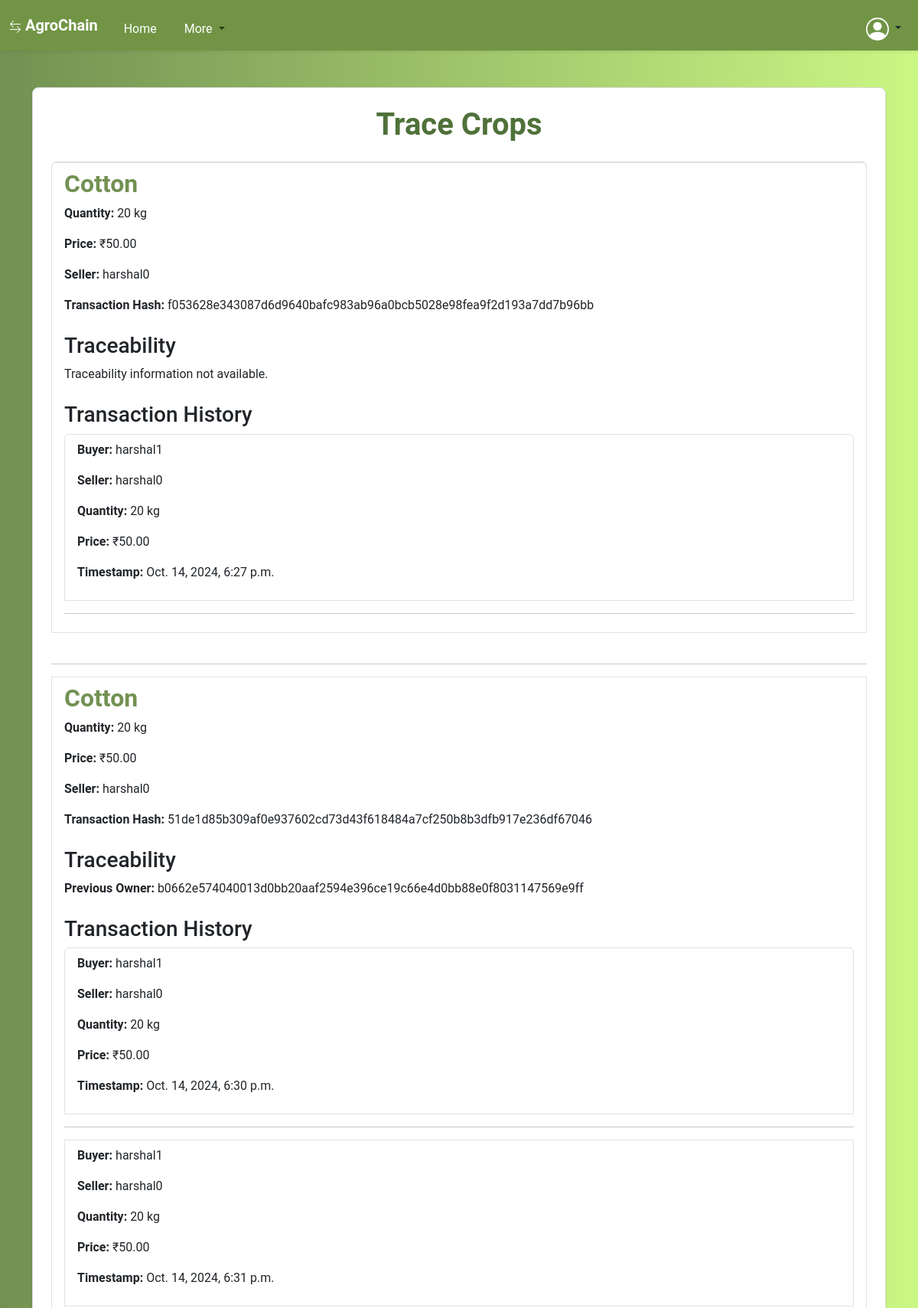
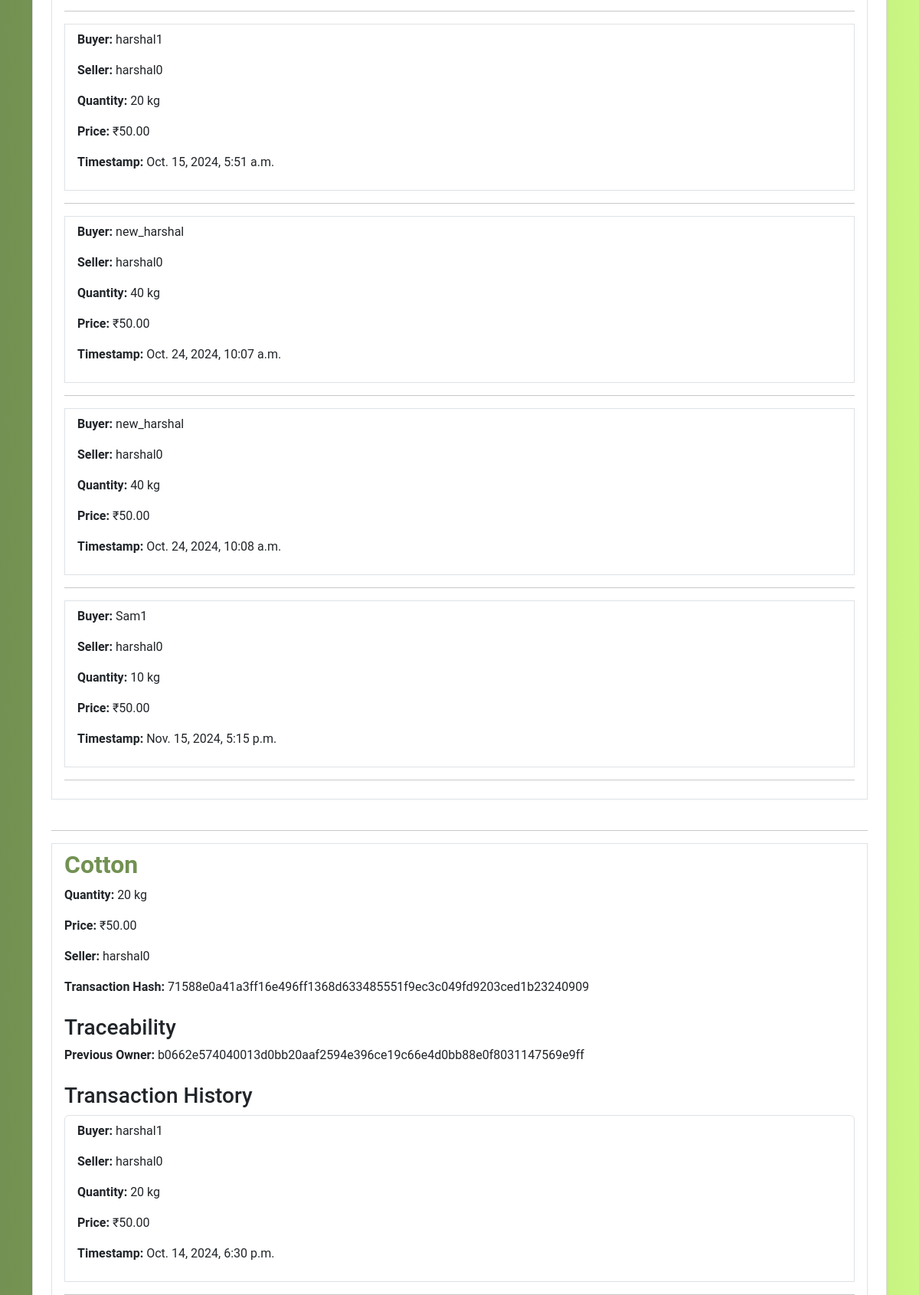
The app's page /trace_crops/ (signed in, upper part) with its own data (2 pictures, top to bottom).
### supply_chain/models.py (models this page shows, shortened)
class PurchasedCrop(models.Model):
    seller = models.ForeignKey(settings.AUTH_USER_MODEL, related_name='sold_crops', on_delete=models.CASCADE)
    buyer = models.ForeignKey(settings.AUTH_USER_MODEL, related_name='purchased_crops', on_delete=models.CASCADE)
    crop = models.ForeignKey(Crop, on_delete=models.CASCADE)
    quantity = models.PositiveIntegerField()
    price = models.DecimalField(max_digits=10, decimal_places=2)
    transaction_hash = models.CharField(max_length=255)
    timestamp = models.DateTimeField(auto_now_add=True)

class Crop(models.Model):
    name = models.CharField(max_length=100)
    quantity = models.FloatField()
    price = models.FloatField()  # Price for public visibility
    specific_user_price = models.FloatField(blank=True, null=True)  # Price for specific users
    current_owner = models.ForeignKey(settings.AUTH_USER_MODEL, on_delete=models.CASCADE, related_name='owned_crops')
    status = models.CharField(max_length=20, choices=[('listed', 'Listed'), ('sold', 'Sold')])
    current_stage = models.CharField(max_length=100, default='Listed by Farmer')
    transaction_hash = models.CharField(max_length=64, blank=True, null=True)
    allowed_users = models.ManyToManyField(settings.AUTH_USER_MODEL, related_name='allowed_crops', blank=True)
    visibility = models.CharField(max_length=10, choices=[('public', 'Public'), ('private', 'Private')], default='public')
    price_in_tokens = models.FloatField(blank=True, null=True, help_text='Optional: Price in tokens for the crop.')
    token_currency_enabled = models.BooleanField(default=False, help_text='Is token currency enabled for this crop?')

class CustomUser(AbstractUser):
    ROLE_CHOICES = [
        ('FARMER', 'Farmer'),
        ('DISTRIBUTOR', 'Distributor'),
        ('CONSUMER', 'Consumer'),
    ]
    role = models.CharField(max_length=100, choices=ROLE_CHOICES)
    profile_picture = models.ImageField(upload_to='profile_pictures/', default='default_profile.png', blank=True)
    balance = models.DecimalField(max_digits=10, decimal_places=2, default=100000)  # 2 decimal points for tokens

class Transaction(models.Model):
    seller = models.ForeignKey(settings.AUTH_USER_MODEL, related_name='sold_transactions', on_delete=models.CASCADE)
    buyer = models.ForeignKey(settings.AUTH_USER_MODEL, related_name='purchased_transactions', on_delete=models.CASCADE)  # Correct field name
    crop = models.ForeignKey(Crop, on_delete=models.CASCADE)
    quantity = models.PositiveIntegerField()
    price = models.DecimalField(max_digits=10, decimal_places=2)
    transaction_hash = models.CharField(max_length=255)
    timestamp = models.DateTimeField(auto_now_add=True)

### supply_chain/views.py (the view)
# urls.py: path('trace_crops/', trace_crops, name='trace_crops'),
@login_required
def trace_crops(request):
    purchased_crops = PurchasedCrop.objects.filter(buyer=request.user)
    crops_with_traceability = []
    for purchased_crop in purchased_crops:
        crop_id = purchased_crop.crop.id
        traceability_info = blockchain.trace_crop(crop_id)
        transactions = Transaction.objects.filter(crop_id=crop_id)
        crops_with_traceability.append({
            'purchased_crop': purchased_crop,
            'traceability_info': traceability_info,
            'transactions': transactions,
        })
    return render(request, 'trace_crop.html', {'crops_with_traceability': crops_with_traceability})

### supply_chain/blockchain.py (called while the page is built)
    def trace_crop(self, crop_id):
        for block in self.chain:
            for transaction in block.transactions:
                if transaction.get('crop_id') == crop_id:
                    return block
        return None

### supply_chain/context_processors.py (called while the page is built)
def user_info(request):
    if request.user.is_authenticated:
        profile_picture_url = request.user.profile_picture.url if hasattr(request.user, 'profile_picture') and request.user.profile_picture else 'default_profile.png'
        return {
            'profile_name': request.user.username,
            'dp_url': profile_picture_url,
            'available_tokens': getattr(request.user, 'balance', 0),  # Assuming token_balance is an attribute of CustomUser
        }
    return {}

### supply_chain/templates/trace_crop.html (shortened to what this page needs)
{% extends 'base.html' %}
{% block content %}
<div class="container my-5">
  <div class="card shadow-sm p-4">
    <h1 class="text-center mb-4" style="color: #4f713a; font-weight: bold;">Trace Crops</h1>
    {% if crops_with_traceability %}
      <ul class="list-group">
        {% for item in crops_with_traceability %}
          <li class="list-group-item mb-4">
            <h2 class="text"style="color: #729152; font-weight: bold;">{{ item.purchased_crop.crop.name }}</h2>
            <p><strong>Quantity:</strong> {{ item.purchased_crop.quantity }} kg</p>
            <p><strong>Price:</strong> ₹{{ item.purchased_crop.price }}</p>
            <p><strong>Seller:</strong> {{ item.purchased_crop.seller.username }}</p>
            <p><strong>Transaction Hash:</strong> {{ item.purchased_crop.transaction_hash }}</p>
            <h3 class="mt-4">Traceability</h3>
            {% if item.traceability_info %}
              <p><strong>Previous Owner:</strong> {{ item.traceability_info.previous_hash }}</p>
            {% else %}
              <p>Traceability information not available.</p>
            {% endif %}
            <h3 class="mt-4">Transaction History</h3>
            <ul class="list-group">
              {% for transaction in item.transactions %}
                <li class="list-group-item">
                  <p><strong>Buyer:</strong> {{ transaction.buyer.username }}</p>
                  <p><strong>Seller:</strong> {{ transaction.seller.username }}</p>
                  <p><strong>Quantity:</strong> {{ transaction.quantity }} kg</p>
                  <p><strong>Price:</strong> ₹{{ transaction.price }}</p>
                  <p><strong>Timestamp:</strong> {{ transaction.timestamp }}</p>
                </li>
                <hr>
              {% empty %}
                <p>No transaction history available for this crop.</p>
              {% endfor %}
            </ul>
          </li>
          <hr>
        {% endfor %}
      </ul>
    {% else %}
      <p>No crops purchased yet.</p>
    {% endif %}
  </div>
</div>
{% endblock %}

### supply_chain/static/css/style.css (style rules this page uses)
body { font-family: 'Roboto', sans-serif; background: linear-gradient(to right, #729152, #cbf784); height: 100vh; margin: 0; }
h1 { font-weight: bold; color: #343a40; }
.card { border-radius: 10px; border: 1px solid #ddd; }
.card { border-radius: 8px; transition: transform 0.3s ease-in-out, box-shadow 0.3s ease-in-out; }

### records on screen
PurchasedCrop: purchased_crop.crop.name "Cotton", purchased_crop.quantity "20", purchased_crop.price "50.00", purchased_crop.seller.username "harshal0", purchased_crop.transaction_hash "f053628e343087d6d9640bafc983ab96a0bcb5028e98fea9f2d193a7dd7b96bb", shows "Traceability information not available."
PurchasedCrop: purchased_crop.crop.name "Cotton", purchased_crop.quantity "20", purchased_crop.price "50.00", purchased_crop.seller.username "harshal0", purchased_crop.transaction_hash "51de1d85b309af0e937602cd73d43f618484a7cf250b8b3dfb917e236df67046", traceability_info.previous_hash "b0662e574040013d0bb20aaf2594e396ce19c66e4d0bb88e0f8031147569e9ff"
PurchasedCrop: purchased_crop.crop.name "Cotton", purchased_crop.quantity "20", purchased_crop.price "50.00", purchased_crop.seller.username "harshal0", purchased_crop.transaction_hash "71588e0a41a3ff16e496ff1368d633485551f9ec3c049fd9203ced1b23240909", traceability_info.previous_hash "b0662e574040013d0bb20aaf2594e396ce19c66e4d0bb88e0f8031147569e9ff"
